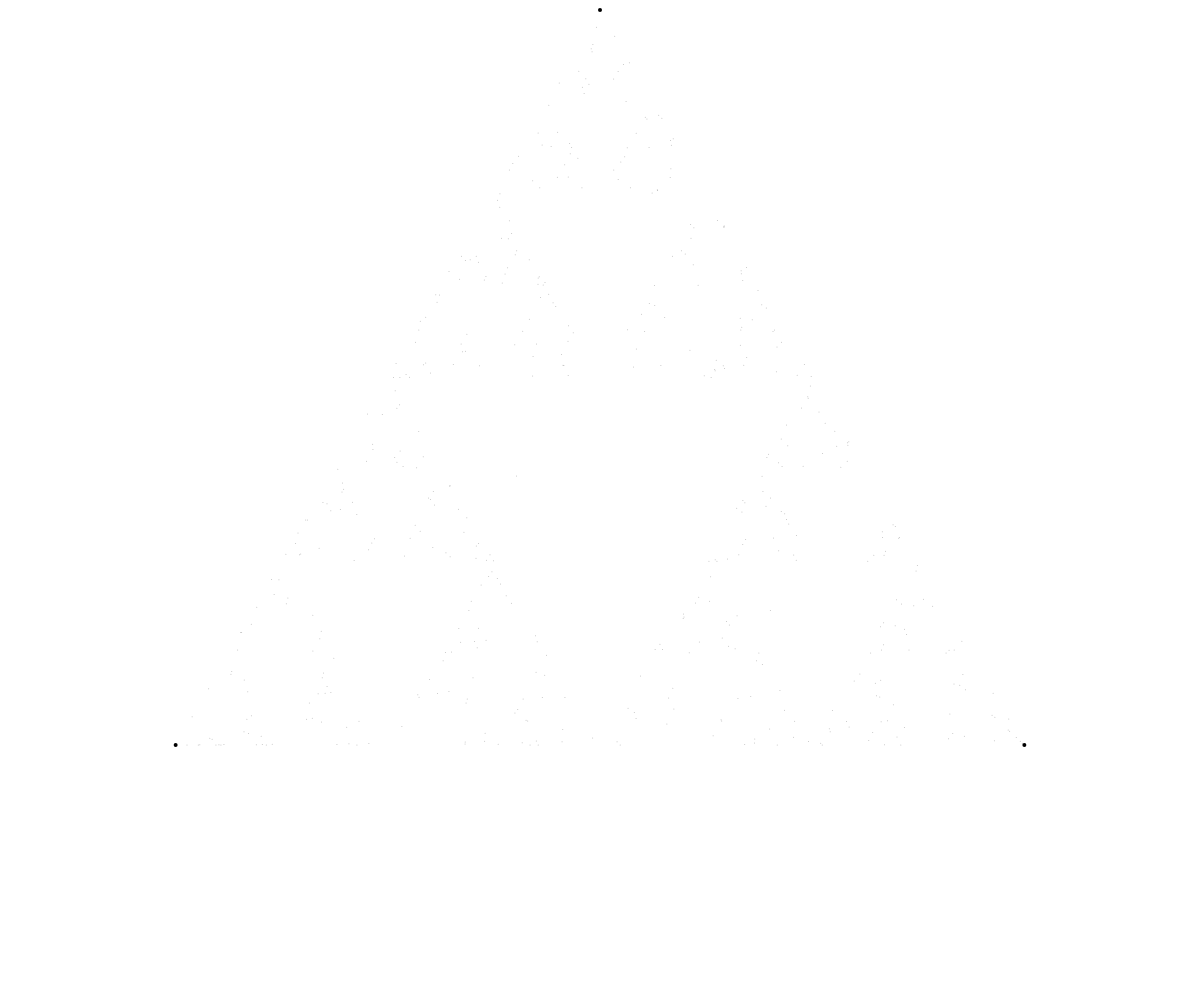
Frame 1 (no input)
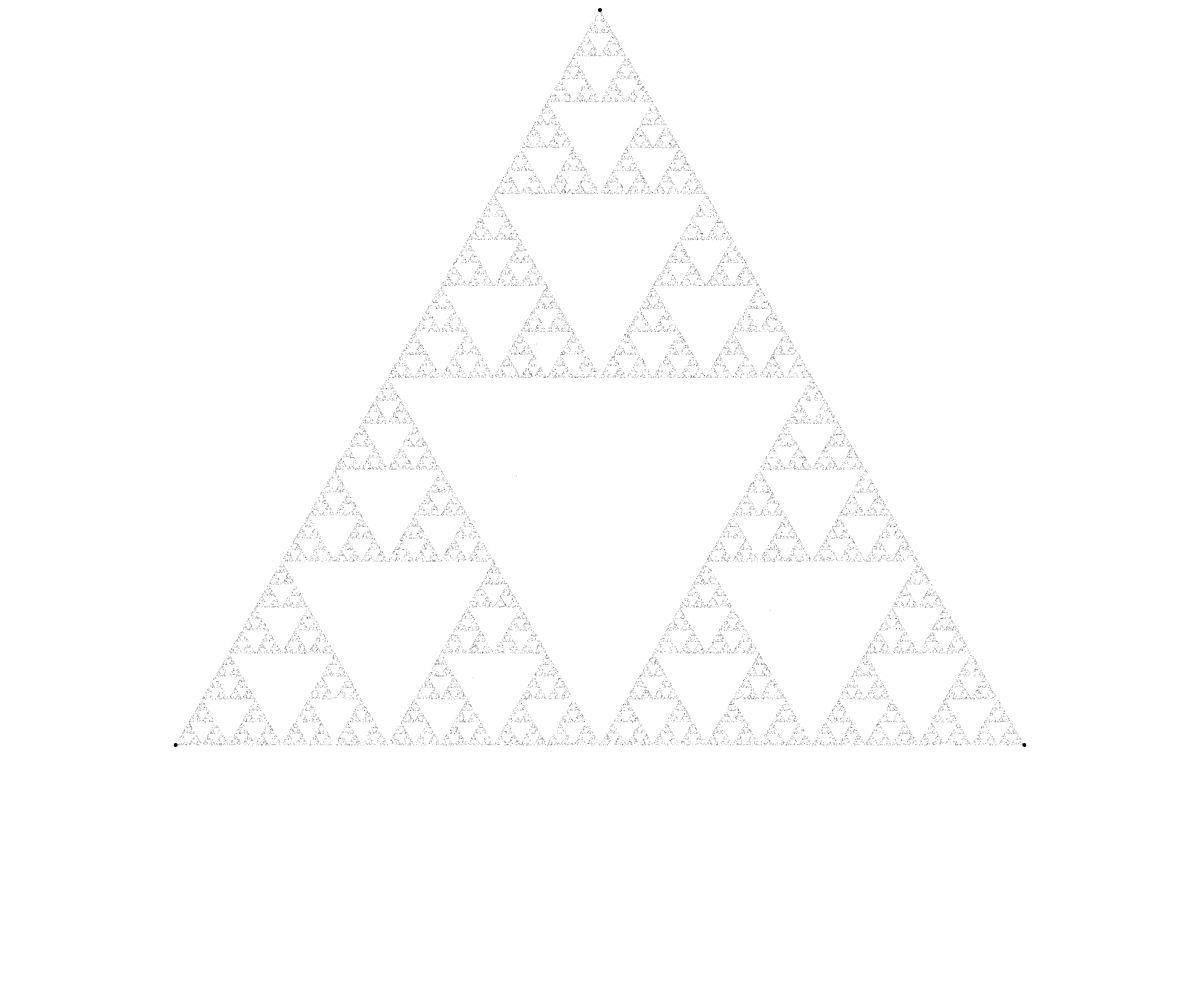
Frame 60 (no input)
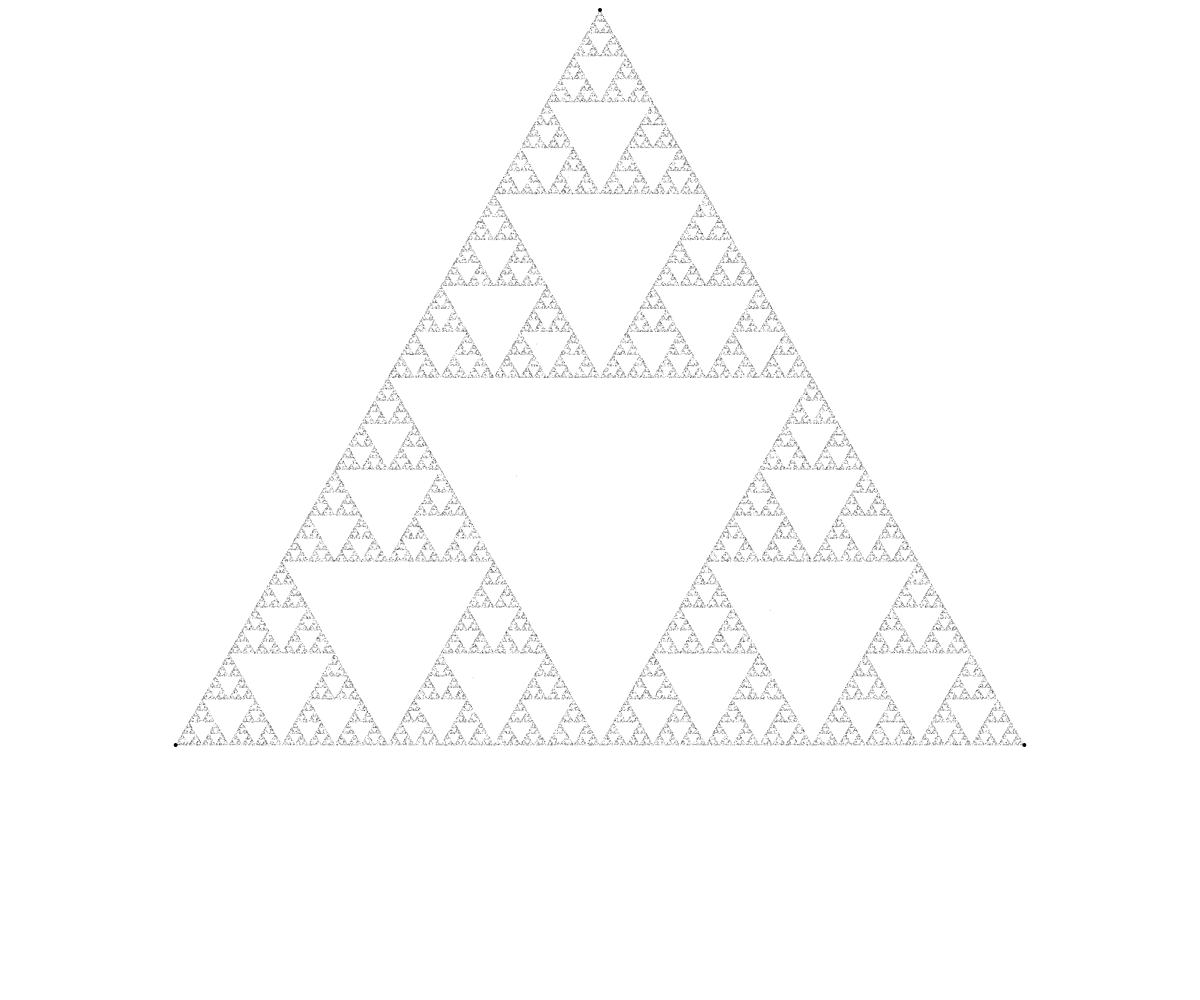
Frame 120 (the mouse pressed at the canvas centre since frame 60)

The p5.js sketch that drew these frames (run headless with seeded random() and noise() and a simulated clock; from frame 60 on, the mouse is pressed at the canvas centre):

// p5.js sketch
// ── sketch.js
let pointer;
const points = [];
let prev = null;
let totalCount = 0;
let params = {};

const defaultParams = {
    elements: 3,
    margin: 10,
    randomStart: false,
    allowRepeats: true,
}

function setup() {
    createCanvas(window.innerWidth, window.innerHeight);
    init({elements: 3, allowRepeats: true, randomStart: false});
}

function draw() {
    stroke(0, 67);
    strokeWeight(1);
    for (let i = 0; i < 500; i++) {
        let next = random(points);
        if (params.allowRepeats || next !== prev) {
            pointer.lerp(next, 0.5);
            totalCount++;
            point(pointer.x, pointer.y);
        }
        prev = next;
    }
}

function init(p) {
    Object.assign(params, defaultParams);
    if (p) Object.assign(params, p);
    background(255);
    stroke(0);
    strokeWeight(4);
    totalCount = 0;
    points.splice(0);
    for (let i = 0; i < params.elements; i++) {
        const size = min(width / 2, height / 2) - (params.margin || 10);
        let v;
        if (params.randomStart) {
            v = createVector(random(width), random(height));
        } else {
            v = p5.Vector.fromAngle(i * TWO_PI / params.elements - HALF_PI).mult(size).add(width / 2, height / 2);
        }
        point(v.x, v.y);
        points.push(v);
    }
    pointer = createVector(random(width), random(height));
}
